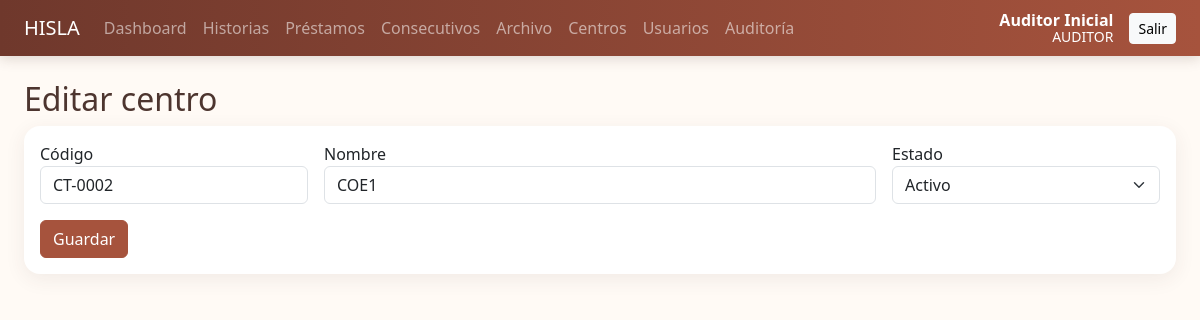
/centros/2/editar (signed in), run on the app's committed database.
### app/models.py (models this page shows, shortened)
class Usuario(UserMixin, db.Model):
    __tablename__ = "usuario"
    id = db.Column(db.Integer, primary_key=True)
    nombre = db.Column(db.String(120), nullable=False)
    username = db.Column(db.String(80), unique=True, nullable=False, index=True)
    email = db.Column(db.String(120), unique=True, nullable=False)
    password_hash = db.Column(db.String(255), nullable=False)
    rol = db.Column(db.String(20), nullable=False, default="asistente")
    activo = db.Column(db.Boolean, default=True, nullable=False)
    debe_cambiar_password = db.Column(db.Boolean, default=True, nullable=False)
    creado_en = db.Column(db.DateTime, default=datetime.utcnow)

class CentroTrabajo(db.Model):
    __tablename__ = "centro_trabajo"
    id = db.Column(db.Integer, primary_key=True)
    codigo = db.Column(db.String(20), unique=True, nullable=False, index=True)
    nombre = db.Column(db.String(120), unique=True, nullable=False)
    activo = db.Column(db.Boolean, default=True, nullable=False)
    creado_en = db.Column(db.DateTime, default=datetime.utcnow)
    carpetas = db.relationship("CarpetaFisica", backref="centro", lazy=True)

### app/centros.py (the view)
@centros_bp.route('/<int:id>/editar',methods=['GET','POST'])
@login_required
@roles_required('admin','auditor')
def editar(id):
    c=CentroTrabajo.query.get_or_404(id)
    if request.method=='POST': c.nombre=request.form['nombre'].strip(); c.activo=request.form.get('activo','1')=='1'; db.session.commit(); registrar_auditoria('EDITAR','CENTROS',c.nombre); return redirect(url_for('centros.listar'))
    return render_template('centros/form.html',centro=c)

### app/security.py (called while the page is built)
def roles_required(*roles):
    def decorator(fn):
        @wraps(fn)
        def wrapper(*args, **kwargs):
            if not current_user.is_authenticated or not current_user.activo:
                abort(403)
            if current_user.rol not in roles:
                abort(403)
            return fn(*args, **kwargs)
        return wrapper
    return decorator

### app/templates/centros/form.html
{% extends 'base.html' %}{% block content %}<h2>{{'Editar' if centro else 'Nuevo'}} centro</h2><form method="post" class="card">
<input type="hidden" name="csrf_token" value="{{ csrf_token() }}"><div class="card-body row g-3">{% if centro %}<div class="col-md-3"><label>Código</label><input class="form-control" value="{{centro.codigo}}" readonly></div>{% endif %}<div class="col-md-6"><label>Nombre</label><input class="form-control" name="nombre" value="{{centro.nombre if centro else ''}}" required></div>{% if centro %}<div class="col-md-3"><label>Estado</label><select class="form-select" name="activo"><option value="1">Activo</option><option value="0" {% if not centro.activo %}selected{% endif %}>Inactivo</option></select></div>{% endif %}<div><button class="btn btn-primary">Guardar</button></div></div></form>{% endblock %}

### app/templates/base.html (shortened to what this page needs)
<!doctype html>
<html lang="es">
<head>
    <link
        href="https://cdn.jsdelivr.net/npm/bootstrap@5.3.3/dist/css/bootstrap.min.css"
        rel="stylesheet"
    >
    <link
    rel="stylesheet"
    href="https://cdn.jsdelivr.net/npm/bootstrap-icons@1.11.3/font/bootstrap-icons.min.css"
    >
    <link
        rel="stylesheet"
        href="{{ url_for('static', filename='css/app.css') }}"
    >
</head>
<body>
    {% set mensajes = get_flashed_messages(with_categories=true) %}
    <nav class="navbar navbar-expand-lg navbar-dark">
        <div class="container-fluid px-4">
            <a
                class="navbar-brand"
                href="{{ url_for('main.dashboard') }}"
            >
                HISLA
            </a>
            {% if current_user.is_authenticated %}
            <div
                class="collapse navbar-collapse"
                id="menuPrincipal"
            >
                <div class="navbar-nav me-auto">
                    <a
                        class="nav-link"
                        href="{{ url_for('main.dashboard') }}"
                    >
                        Dashboard
                    </a>
                    <a
                        class="nav-link"
                        href="{{ url_for('historias.listar') }}"
                    >
                        Historias
                    </a>
                    <a
                        class="nav-link"
                        href="{{ url_for('prestamos.listar') }}"
                    >
                        Préstamos
                    </a>
                    <a
                        class="nav-link"
                        href="{{ url_for('historias.consecutivos') }}"
                    >
                        Consecutivos
                    </a>
                    {% if current_user.rol in ['admin', 'auditor'] %}
                    <a
                        class="nav-link"
                        href="{{ url_for('historias.archivadas') }}"
                    >
                        Archivo
                    </a>
                    <a
                        class="nav-link"
                        href="{{ url_for('centros.listar') }}"
                    >
                        Centros
                    </a>
                    <a
                        class="nav-link"
                        href="{{ url_for('usuarios.listar') }}"
                    >
                        Usuarios
                    </a>
                    {% endif %}
                    {% if current_user.rol == 'auditor' %}
                    <a
                        class="nav-link"
                        href="{{ url_for('auditoria.listar') }}"
                    >
                        Auditoría
                    </a>
                    {% endif %}
                </div>
                <div class="text-white me-3 text-end user-chip">
                    <strong>
                        {{ current_user.nombre }}
                    </strong>
                    <small>
                        {{ current_user.rol|upper }}
                    </small>
                </div>
                <a
                    class="btn btn-sm btn-light"
                    href="{{ url_for('auth.logout') }}"
                >
                    Salir
                </a>
            </div>
            {% endif %}
        </div>
    </nav>
    <main class="container-fluid px-4 py-4">
        {% block content %}
        {% endblock %}
    </main>
</body>
</html>

### app/static/css/app.css (style rules this page uses)
:root { --terracotta:#a6533d;--sand:#f4eadf;--coffee:#4d352f;--cream:#fffaf5 }
body { background:var(--cream);color:var(--coffee) }
.navbar { background:linear-gradient(90deg,#6f382c,var(--terracotta));box-shadow:0 3px 12px rgba(77,53,47,.18) }
.navbar .nav-link { white-space:nowrap }
.btn-primary { background:var(--terracotta);border-color:var(--terracotta) }
.card { border:0;border-radius:16px;box-shadow:0 5px 20px rgba(77,53,47,.08) }
.user-chip { display:flex;flex-direction:column;line-height:1.15 }

### data on the page
Usuario: nombre "Auditor Inicial", rol "AUDITOR"
CentroTrabajo: codigo "CT-0002", nombre "COE1"

### other printed values
{{ 'Editar' if centro else 'Nuevo' }} "Editar"
